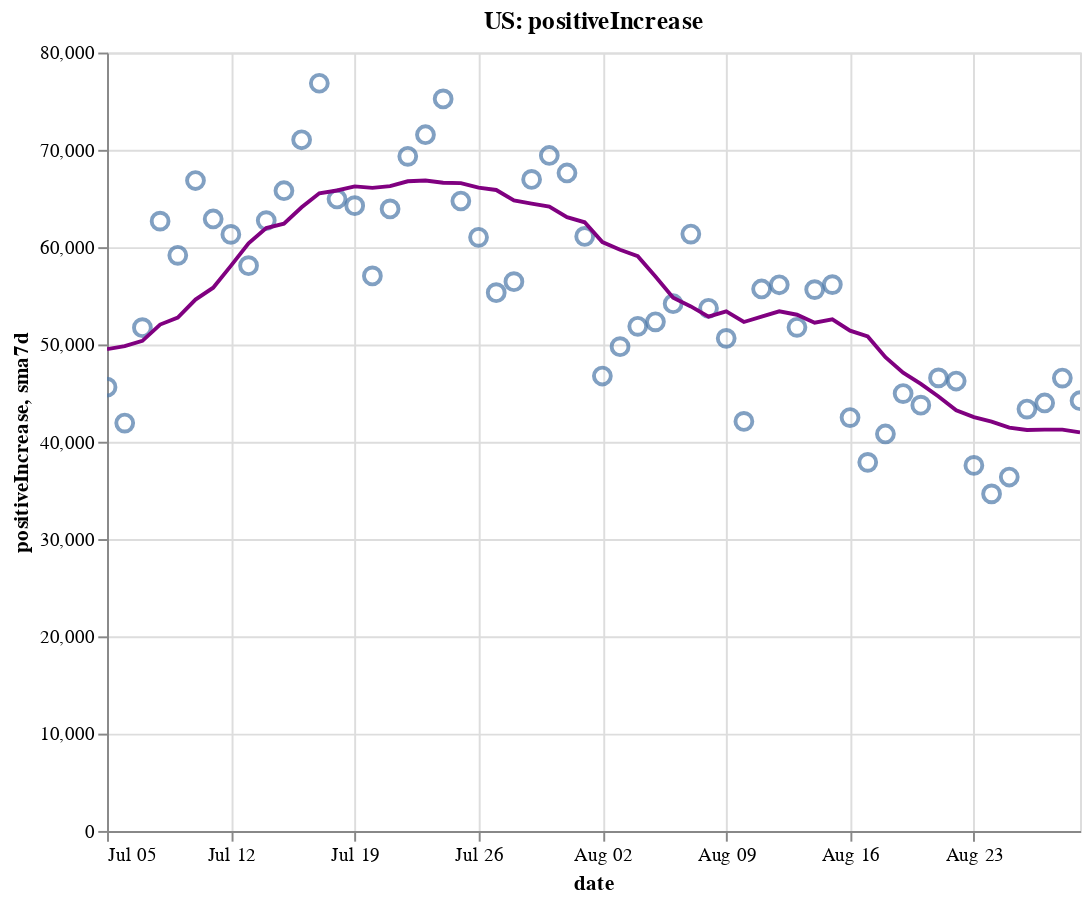

Notebook code cell kept with this figure:
### Code cell
create_plot(us, 'positiveIncrease')

### Figure 1 — Vega-Lite specification as saved in the notebook (floating-point values rounded to 4 significant figures)
{"config": {"view": {"continuousWidth": 400, "continuousHeight": 300}}, "layer": [{"layer": [{"mark": {"type": "point", "size": 75}, "encoding": {"tooltip": [{"type": "temporal", "field": "date"}, {"type": "quantitative", "field": "positiveIncrease"}, {"type": "quantitative", "field": "sma7d"}], "x": {"type": "temporal", "field": "date"}, "y": {"type": "quantitative", "field": "positiveIncrease"}}, "selection": {"selector002": {"type": "interval", "bind": "scales", "encodings": ["x", "y"]}}}, {"mark": {"type": "line", "color": "purple"}, "encoding": {"x": {"type": "temporal", "field": "date"}, "y": {"type": "quantitative", "field": "sma7d"}}}]}, {"mark": {"type": "rule", "color": "#aaa"}, "encoding": {"x": {"type": "temporal", "field": "date"}}, "transform": [{"filter": {"selection": "selector001"}}]}, {"mark": "circle", "encoding": {"opacity": {"condition": {"value": 1, "selection": "selector001"}, "value": 0}, "tooltip": [{"type": "temporal", "field": "date"}, {"type": "quantitative", "field": "positiveIncrease"}, {"type": "quantitative", "field": "sma7d"}], "x": {"type": "temporal", "field": "date"}, "y": {"type": "quantitative", "field": "positiveIncrease"}}, "selection": {"selector001": {"type": "single", "encodings": ["x"], "on": "mouseover", "nearest": true, "empty": "none"}}}, {"mark": {"type": "text", "align": "left", "dx": 5, "dy": -5, "stroke": "white", "strokeWidth": 2}, "encoding": {"text": {"type": "quantitative", "field": "positiveIncrease"}, "tooltip": [{"type": "temporal", "field": "date"}, {"type": "quantitative", "field": "positiveIncrease"}, {"type": "quantitative", "field": "sma7d"}], "x": {"type": "temporal", "field": "date"}, "y": {"type": "quantitative", "field": "positiveIncrease"}}, "transform": [{"filter": {"selection": "selector001"}}]}, {"mark": {"type": "text", "align": "left", "dx": 5, "dy": -5}, "encoding": {"text": {"type": "quantitative", "field": "positiveIncrease"}, "tooltip": [{"type": "temporal", "field": "date"}, {"type": "quantitative", "field": "positiveIncrease"}, {"type": "quantitative", "field": "sma7d"}], "x": {"type": "temporal", "field": "date"}, "y": {"type": "quantitative", "field": "positiveIncrease"}}, "transform": [{"filter": {"selection": "selector001"}}]}], "data": {"name": "data-2903c1a759c6d3160cd36f9b9afab643"}, "height": 400, "title": "US: positiveIncrease", "width": 500, "$schema": "https://vega.github.io/schema/vega-lite/v4.8.1.json", "datasets": {"data-2903c1a759c6d3160cd36f9b9afab643": [{"date": "2020-07-05T00:00:00", "totalTestResultsIncrease": 681700.0, "positiveIncrease": 45610.0, "death": 122600.0, "deathIncrease": 209.0, "positiveRate": 0.067, "state": "US", "sma7d": 49520.0}, {"date": "2020-07-06T00:00:00", "totalTestResultsIncrease": 516700.0, "positiveIncrease": 41920.0, "death": 122800.0, "deathIncrease": 243.0, "positiveRate": 0.081, "state": "US", "sma7d": 49820.0}, {"date": "2020-07-07T00:00:00", "totalTestResultsIncrease": 638800.0, "positiveIncrease": 51730.0, "death": 123700.0, "deathIncrease": 923.0, "positiveRate": 0.081, "state": "US", "sma7d": 50370.0}, {"date": "2020-07-08T00:00:00", "totalTestResultsIncrease": 643500.0, "positiveIncrease": 62670.0, "death": 124500.0, "deathIncrease": 807.0, "positiveRate": 0.097, "state": "US", "sma7d": 52040.0}, {"date": "2020-07-09T00:00:00", "totalTestResultsIncrease": 709100.0, "positiveIncrease": 59160.0, "death": 125400.0, "deathIncrease": 867.0, "positiveRate": 0.083, "state": "US", "sma7d": 52770.0}, {"date": "2020-07-10T00:00:00", "totalTestResultsIncrease": 814900.0, "positiveIncrease": 66850.0, "death": 126300.0, "deathIncrease": 854.0, "positiveRate": 0.082, "state": "US", "sma7d": 54610.0}, {"date": "2020-07-11T00:00:00", "totalTestResultsIncrease": 707800.0, "positiveIncrease": 62900.0, "death": 127000.0, "deathIncrease": 757.0, "positiveRate": 0.089, "state": "US", "sma7d": 55830.0}, {"date": "2020-07-12T00:00:00", "totalTestResultsIncrease": 769400.0, "positiveIncrease": 61310.0, "death": 127500.0, "deathIncrease": 476.0, "positiveRate": 0.08, "state": "US", "sma7d": 58080.0}, {"date": "2020-07-13T00:00:00", "totalTestResultsIncrease": 691900.0, "positiveIncrease": 58100.0, "death": 127800.0, "deathIncrease": 327.0, "positiveRate": 0.084, "state": "US", "sma7d": 60390.0}, {"date": "2020-07-14T00:00:00", "totalTestResultsIncrease": 770000.0, "positiveIncrease": 62730.0, "death": 128600.0, "deathIncrease": 736.0, "positiveRate": 0.081, "state": "US", "sma7d": 61960.0}, {"date": "2020-07-15T00:00:00", "totalTestResultsIncrease": 773200.0, "positiveIncrease": 65800.0, "death": 129400.0, "deathIncrease": 858.0, "positiveRate": 0.085, "state": "US", "sma7d": 62400.0}, {"date": "2020-07-16T00:00:00", "totalTestResultsIncrease": 832400.0, "positiveIncrease": 71040.0, "death": 130400.0, "deathIncrease": 947.0, "positiveRate": 0.085, "state": "US", "sma7d": 64100.0}, {"date": "2020-07-17T00:00:00", "totalTestResultsIncrease": 839300.0, "positiveIncrease": 76840.0, "death": 131300.0, "deathIncrease": 951.0, "positiveRate": 0.092, "state": "US", "sma7d": 65530.0}, {"date": "2020-07-18T00:00:00", "totalTestResultsIncrease": 763600.0, "positiveIncrease": 64950.0, "death": 132200.0, "deathIncrease": 872.0, "positiveRate": 0.085, "state": "US", "sma7d": 65820.0}, {"date": "2020-07-19T00:00:00", "totalTestResultsIncrease": 786700.0, "positiveIncrease": 64260.0, "death": 132700.0, "deathIncrease": 527.0, "positiveRate": 0.082, "state": "US", "sma7d": 66240.0}, {"date": "2020-07-20T00:00:00", "totalTestResultsIncrease": 712400.0, "positiveIncrease": 57040.0, "death": 133100.0, "deathIncrease": 363.0, "positiveRate": 0.08, "state": "US", "sma7d": 66090.0}, {"date": "2020-07-21T00:00:00", "totalTestResultsIncrease": 754900.0, "positiveIncrease": 63930.0, "death": 134100.0, "deathIncrease": 1038.0, "positiveRate": 0.085, "state": "US", "sma7d": 66270.0}, {"date": "2020-07-22T00:00:00", "totalTestResultsIncrease": 801600.0, "positiveIncrease": 69330.0, "death": 135300.0, "deathIncrease": 1171.0, "positiveRate": 0.086, "state": "US", "sma7d": 66770.0}, {"date": "2020-07-23T00:00:00", "totalTestResultsIncrease": 845900.0, "positiveIncrease": 71550.0, "death": 136300.0, "deathIncrease": 1055.0, "positiveRate": 0.085, "state": "US", "sma7d": 66840.0}, {"date": "2020-07-24T00:00:00", "totalTestResultsIncrease": 933600.0, "positiveIncrease": 75240.0, "death": 137500.0, "deathIncrease": 1176.0, "positiveRate": 0.081, "state": "US", "sma7d": 66610.0}, {"date": "2020-07-25T00:00:00", "totalTestResultsIncrease": 791000.0, "positiveIncrease": 64740.0, "death": 138500.0, "deathIncrease": 1023.0, "positiveRate": 0.082, "state": "US", "sma7d": 66580.0}, {"date": "2020-07-26T00:00:00", "totalTestResultsIncrease": 851100.0, "positiveIncrease": 61010.0, "death": 139100.0, "deathIncrease": 559.0, "positiveRate": 0.072, "state": "US", "sma7d": 66120.0}, {"date": "2020-07-27T00:00:00", "totalTestResultsIncrease": 762700.0, "positiveIncrease": 55320.0, "death": 140200.0, "deathIncrease": 1059.0, "positiveRate": 0.073, "state": "US", "sma7d": 65870.0}, {"date": "2020-07-28T00:00:00", "totalTestResultsIncrease": 738100.0, "positiveIncrease": 56450.0, "death": 141300.0, "deathIncrease": 1122.0, "positiveRate": 0.076, "state": "US", "sma7d": 64810.0}, {"date": "2020-07-29T00:00:00", "totalTestResultsIncrease": 864500.0, "positiveIncrease": 66960.0, "death": 142800.0, "deathIncrease": 1492.0, "positiveRate": 0.077, "state": "US", "sma7d": 64470.0}, {"date": "2020-07-30T00:00:00", "totalTestResultsIncrease": 814700.0, "positiveIncrease": 69420.0, "death": 144000.0, "deathIncrease": 1259.0, "positiveRate": 0.085, "state": "US", "sma7d": 64160.0}, {"date": "2020-07-31T00:00:00", "totalTestResultsIncrease": 731900.0, "positiveIncrease": 67620.0, "death": 145400.0, "deathIncrease": 1312.0, "positiveRate": 0.092, "state": "US", "sma7d": 63080.0}, {"date": "2020-08-01T00:00:00", "totalTestResultsIncrease": 745700.0, "positiveIncrease": 61100.0, "death": 146500.0, "deathIncrease": 1190.0, "positiveRate": 0.082, "state": "US", "sma7d": 62560.0}, {"date": "2020-08-02T00:00:00", "totalTestResultsIncrease": 699500.0, "positiveIncrease": 46760.0, "death": 147000.0, "deathIncrease": 498.0, "positiveRate": 0.067, "state": "US", "sma7d": 60520.0}, {"date": "2020-08-03T00:00:00", "totalTestResultsIncrease": 745100.0, "positiveIncrease": 49770.0, "death": 147600.0, "deathIncrease": 519.0, "positiveRate": 0.067, "state": "US", "sma7d": 59730.0}, {"date": "2020-08-04T00:00:00", "totalTestResultsIncrease": 717100.0, "positiveIncrease": 51860.0, "death": 148800.0, "deathIncrease": 1255.0, "positiveRate": 0.072, "state": "US", "sma7d": 59070.0}, {"date": "2020-08-05T00:00:00", "totalTestResultsIncrease": 699600.0, "positiveIncrease": 52330.0, "death": 150200.0, "deathIncrease": 1346.0, "positiveRate": 0.075, "state": "US", "sma7d": 56980.0}, {"date": "2020-08-06T00:00:00", "totalTestResultsIncrease": 766600.0, "positiveIncrease": 54180.0, "death": 151400.0, "deathIncrease": 1251.0, "positiveRate": 0.071, "state": "US", "sma7d": 54800.0}, {"date": "2020-08-07T00:00:00", "totalTestResultsIncrease": 785400.0, "positiveIncrease": 61350.0, "death": 152700.0, "deathIncrease": 1333.0, "positiveRate": 0.078, "state": "US", "sma7d": 53910.0}, {"date": "2020-08-08T00:00:00", "totalTestResultsIncrease": 683400.0, "positiveIncrease": 53710.0, "death": 153800.0, "deathIncrease": 1089.0, "positiveRate": 0.079, "state": "US", "sma7d": 52850.0}, {"date": "2020-08-09T00:00:00", "totalTestResultsIncrease": 724000.0, "positiveIncrease": 50620.0, "death": 154400.0, "deathIncrease": 616.0, "positiveRate": 0.07, "state": "US", "sma7d": 53400.0}, {"date": "2020-08-10T00:00:00", "totalTestResultsIncrease": 740900.0, "positiveIncrease": 42090.0, "death": 154900.0, "deathIncrease": 426.0, "positiveRate": 0.057, "state": "US", "sma7d": 52310.0}, {"date": "2020-08-11T00:00:00", "totalTestResultsIncrease": 760000.0, "positiveIncrease": 55700.0, "death": 156200.0, "deathIncrease": 1326.0, "positiveRate": 0.073, "state": "US", "sma7d": 52860.0}, {"date": "2020-08-12T00:00:00", "totalTestResultsIncrease": 500200.0, "positiveIncrease": 56130.0, "death": 157700.0, "deathIncrease": 1517.0, "positiveRate": 0.112, "state": "US", "sma7d": 53400.0}, {"date": "2020-08-13T00:00:00", "totalTestResultsIncrease": 900300.0, "positiveIncrease": 51760.0, "death": 158900.0, "deathIncrease": 1163.0, "positiveRate": 0.057, "state": "US", "sma7d": 53050.0}, {"date": "2020-08-14T00:00:00", "totalTestResultsIncrease": 862300.0, "positiveIncrease": 55640.0, "death": 160100.0, "deathIncrease": 1216.0, "positiveRate": 0.065, "state": "US", "sma7d": 52240.0}, {"date": "2020-08-15T00:00:00", "totalTestResultsIncrease": 756700.0, "positiveIncrease": 56150.0, "death": 161300.0, "deathIncrease": 1219.0, "positiveRate": 0.074, "state": "US", "sma7d": 52580.0}, {"date": "2020-08-16T00:00:00", "totalTestResultsIncrease": 790400.0, "positiveIncrease": 42490.0, "death": 161900.0, "deathIncrease": 619.0, "positiveRate": 0.054, "state": "US", "sma7d": 51420.0}, {"date": "2020-08-17T00:00:00", "totalTestResultsIncrease": 670100.0, "positiveIncrease": 37880.0, "death": 162300.0, "deathIncrease": 407.0, "positiveRate": 0.057, "state": "US", "sma7d": 50820.0}, {"date": "2020-08-18T00:00:00", "totalTestResultsIncrease": 663600.0, "positiveIncrease": 40800.0, "death": 163500.0, "deathIncrease": 1196.0, "positiveRate": 0.061, "state": "US", "sma7d": 48690.0}, {"date": "2020-08-19T00:00:00", "totalTestResultsIncrease": 674000.0, "positiveIncrease": 44950.0, "death": 165000.0, "deathIncrease": 1420.0, "positiveRate": 0.067, "state": "US", "sma7d": 47090.0}, {"date": "2020-08-20T00:00:00", "totalTestResultsIncrease": 703300.0, "positiveIncrease": 43760.0, "death": 166100.0, "deathIncrease": 1134.0, "positiveRate": 0.062, "state": "US", "sma7d": 45950.0}, {"date": "2020-08-21T00:00:00", "totalTestResultsIncrease": 759100.0, "positiveIncrease": 46560.0, "death": 167200.0, "deathIncrease": 1123.0, "positiveRate": 0.061, "state": "US", "sma7d": 44660.0}, {"date": "2020-08-22T00:00:00", "totalTestResultsIncrease": 773800.0, "positiveIncrease": 46240.0, "death": 168200.0, "deathIncrease": 1029.0, "positiveRate": 0.06, "state": "US", "sma7d": 43240.0}, {"date": "2020-08-23T00:00:00", "totalTestResultsIncrease": 629500.0, "positiveIncrease": 37570.0, "death": 168800.0, "deathIncrease": 572.0, "positiveRate": 0.06, "state": "US", "sma7d": 42540.0}, {"date": "2020-08-24T00:00:00", "totalTestResultsIncrease": 692200.0, "positiveIncrease": 34640.0, "death": 169200.0, "deathIncrease": 343.0, "positiveRate": 0.05, "state": "US", "sma7d": 42070.0}, {"date": "2020-08-25T00:00:00", "totalTestResultsIncrease": 645600.0, "positiveIncrease": 36370.0, "death": 170300.0, "deathIncrease": 1147.0, "positiveRate": 0.056, "state": "US", "sma7d": 41440.0}, {"date": "2020-08-26T00:00:00", "totalTestResultsIncrease": 655000.0, "positiveIncrease": 43360.0, "death": 171600.0, "deathIncrease": 1298.0, "positiveRate": 0.066, "state": "US", "sma7d": 41210.0}, {"date": "2020-08-27T00:00:00", "totalTestResultsIncrease": 751900.0, "positiveIncrease": 43980.0, "death": 172700.0, "deathIncrease": 1129.0, "positiveRate": 0.058, "state": "US", "sma7d": 41250.0}, {"date": "2020-08-28T00:00:00", "totalTestResultsIncrease": 783200.0, "positiveIncrease": 46550.0, "death": 173800.0, "deathIncrease": 1023.0, "positiveRate": 0.059, "state": "US", "sma7d": 41240.0}, {"date": "2020-08-29T00:00:00", "totalTestResultsIncrease": 759200.0, "positiveIncrease": 44220.0, "death": 174700.0, "deathIncrease": 1014.0, "positiveRate": 0.058, "state": "US", "sma7d": 40950.0}]}}
